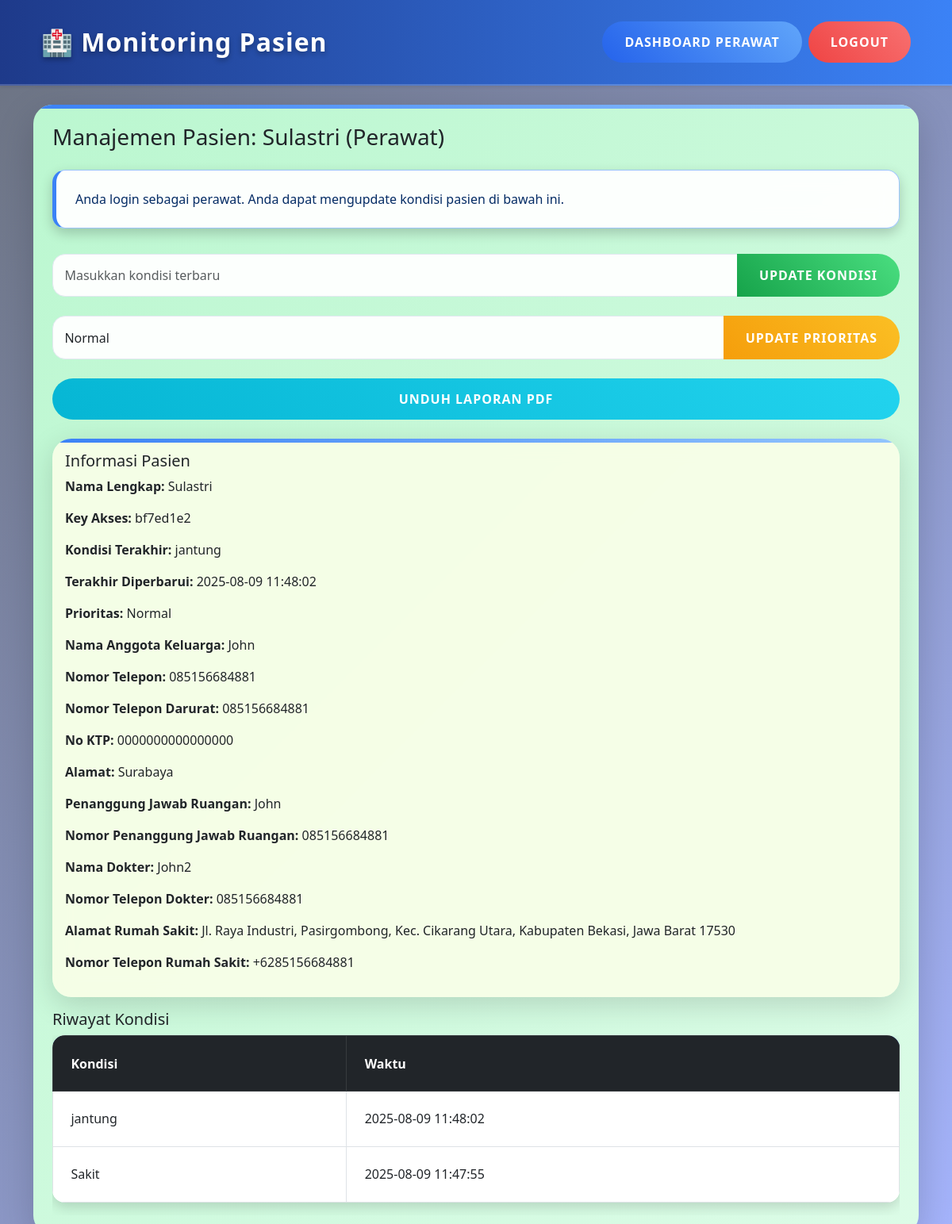
Page /patient/2 (signed in) on the committed database.
### tables this page shows
CREATE TABLE patient (
                    id INTEGER PRIMARY KEY AUTOINCREMENT,
                    name TEXT NOT NULL,
                    access_key TEXT NOT NULL,
                    condition TEXT,
                    family_member_name TEXT,
                    phone_number TEXT,
                    emergency_phone_number TEXT,
                    id_card_number TEXT,
                    address TEXT,
                    room_responsible_person TEXT,
                    room_responsible_phone TEXT,
                    doctor_name TEXT,
                    doctor_phone TEXT,
                    priority INTEGER DEFAULT 0,
                    last_updated TEXT
                );

CREATE TABLE hospital (
                    id INTEGER PRIMARY KEY AUTOINCREMENT,
                    address TEXT NOT NULL,
                    phone_number TEXT NOT NULL
                );

CREATE TABLE condition_history (
                    id INTEGER PRIMARY KEY AUTOINCREMENT,
                    patient_id INTEGER,
                    condition TEXT,
                    timestamp TEXT,
                    FOREIGN KEY (patient_id) REFERENCES patient(id)
                );

### app.py (the view, shortened to what this page needs)
@app.route('/patient/<int:patient_id>', methods=['GET', 'POST'])
def patient_detail(patient_id):
    if 'nurse' not in session:
        flash("Hanya perawat yang dapat mengakses halaman ini!", "warning")
        return redirect(url_for('access_patient', patient_id=patient_id))
    conn = sqlite3.connect('database.db')
    c = conn.cursor()
    c.execute("SELECT * FROM patient WHERE id=?", (patient_id,))
    patient = c.fetchone()
    c.execute("SELECT condition, timestamp FROM condition_history WHERE patient_id=? ORDER BY timestamp DESC", (patient_id,))
    history = c.fetchall()
    c.execute("SELECT address, phone_number FROM hospital WHERE id=1")
    hospital = c.fetchone()
    conn.close()
    if not patient:
        flash("Pasien tidak ditemukan!", "danger")
        return redirect(url_for('nurse_dashboard'))
    return render_template('patient_detail.html', patient=patient, history=history, hospital=hospital)

### templates/patient_detail.html (shortened to what this page needs)
{% extends "base.html" %}
{% block content %}
<div class="card shadow-lg p-4 nurse-view">
    <h3 class="mb-4">Manajemen Pasien: {{ patient[1] }} (Perawat)</h3>
    <div class="alert alert-primary" role="alert">
        Anda login sebagai perawat. Anda dapat mengupdate kondisi pasien di bawah ini.
    </div>
    <form method="POST" class="mb-4" id="conditionForm">
        <div class="input-group">
            <input type="text" name="condition" class="form-control shake-on-focus" placeholder="Masukkan kondisi terbaru" required>
            <button type="submit" class="btn btn-success">Update Kondisi</button>
        </div>
    </form>
    <form method="POST" class="mb-4">
        <div class="input-group">
            <select name="priority" class="form-control">
                <option value="0" {% if patient[13] == 0 %}selected{% endif %}>Normal</option>
            </select>
            <button type="submit" class="btn btn-warning">Update Prioritas</button>
        </div>
    </form>
    <a href="{{ url_for('generate_report', patient_id=patient[0]) }}" class="btn btn-info mb-4">Unduh Laporan PDF</a>
    <div class="card mb-3">
        <div class="card-body" id="patient-info">
            <h5 class="card-title">Informasi Pasien</h5>
            <p><strong>Nama Lengkap:</strong> {{ patient[1] }}</p>
            <p><strong>Key Akses:</strong> {{ patient[2] }}</p>
            <p><strong>Kondisi Terakhir:</strong> {{ patient[3] if patient[3] else 'Belum ada kondisi terbaru' }}</p>
            <p><strong>Terakhir Diperbarui:</strong> {{ patient[14] if patient[14] else '-' }}</p>
            <p><strong>Prioritas:</strong>
                {% if patient[13] == 2 %}
                    Tinggi
                {% elif patient[13] == 1 %}
                    Sedang
                {% else %}
                    Normal
                {% endif %}
            </p>
            <p><strong>Nama Anggota Keluarga:</strong> {{ patient[4] if patient[4] else '-' }}</p>
            <p><strong>Nomor Telepon:</strong> {{ patient[5] if patient[5] else '-' }}</p>
            <p><strong>Nomor Telepon Darurat:</strong> {{ patient[6] if patient[6] else '-' }}</p>
            <p><strong>No KTP:</strong> {{ patient[7] if patient[7] else '-' }}</p>
            <p><strong>Alamat:</strong> {{ patient[8] if patient[8] else '-' }}</p>
            <p><strong>Penanggung Jawab Ruangan:</strong> {{ patient[9] if patient[9] else '-' }}</p>
            <p><strong>Nomor Penanggung Jawab Ruangan:</strong> {{ patient[10] if patient[10] else '-' }}</p>
            <p><strong>Nama Dokter:</strong> {{ patient[11] if patient[11] else '-' }}</p>
            <p><strong>Nomor Telepon Dokter:</strong> {{ patient[12] if patient[12] else '-' }}</p>
            <p><strong>Alamat Rumah Sakit:</strong> {{ hospital[0] }}</p>
            <p><strong>Nomor Telepon Rumah Sakit:</strong> {{ hospital[1] }}</p>
        </div>
    </div>
    <h5>Riwayat Kondisi</h5>
    <div class="table-responsive">
        <table class="table table-bordered table-hover" id="history-table">
            <thead class="table-dark">
                <tr>
                    <th>Kondisi</th>
                    <th>Waktu</th>
                </tr>
            </thead>
            <tbody id="history-table-body">
                {% for entry in history %}
                <tr>
                    <td>{{ entry[0] }}</td>
                    <td>{{ entry[1] }}</td>
                </tr>
                {% else %}
                <tr>
                    <td colspan="2" class="text-center">Belum ada riwayat kondisi.</td>
                </tr>
                {% endfor %}
            </tbody>
        </table>
    </div>
</div>
{% endblock %}

### static/style.css (style rules this page uses)
body { background: linear-gradient(135deg, #6b7280 0%, #a5b4fc 100%); font-family: 'Poppins', 'Segoe UI', Tahoma, Geneva, Verdana, sans-serif; min-height: 100vh; margin: 0; display: flex; flex-direction: column; color: #1f2937; overflow-x: hidden; background-attachment: fixed; }
.card { border: none; border-radius: 24px; background: rgba(255, 255, 255, 0.9); backdrop-filter: blur(15px); box-shadow: 0 10px 36px rgba(0, 0, 0, 0.15); transition: transform 0.5s ease, box-shadow 0.5s ease; overflow: hidden; animation: fadeInUp 0.8s ease-out; position: relative; }
.card::before { content: ''; position: absolute; top: 0; left: 0; width: 100%; height: 5px; background: linear-gradient(90deg, #3b82f6, #93c5fd); border-radius: 24px 24px 0 0; }
.btn { border-radius: 50px; padding: 14px 28px; font-weight: 700; text-transform: uppercase; letter-spacing: 1px; position: relative; overflow: hidden; transition: all 0.4s ease; z-index: 1; }
.btn::before { content: ''; position: absolute; top: 50%; left: 50%; width: 0; height: 0; background: rgba(255, 255, 255, 0.5); border-radius: 50%; transform: translate(-50%, -50%); transition: width 0.6s ease, height 0.6s ease; z-index: -1; }
.btn-success { background: linear-gradient(45deg, #16a34a, #4ade80); border: none; color: #ffffff; }
.btn-info { background: linear-gradient(45deg, #06b6d4, #22d3ee); border: none; color: #ffffff; }
.btn-warning { background: linear-gradient(45deg, #f59e0b, #fbbf24); border: none; color: #ffffff; }
.alert { border-radius: 16px; margin-bottom: 2rem; padding: 1.5rem; background: rgba(255, 255, 255, 0.95); backdrop-filter: blur(12px); box-shadow: 0 6px 16px rgba(0, 0, 0, 0.2); position: relative; z-index: 1000; animation: slideInRight 0.6s ease; border-left: 5px solid #3b82f6; }
.table { border-radius: 16px; overflow: hidden; background: rgba(255, 255, 255, 0.97); box-shadow: 0 6px 16px rgba(0, 0, 0, 0.15); }
.table thead { background: linear-gradient(45deg, #1e3a8a, #3b82f6); color: #ffffff; }
.table th, .table td { vertical-align: middle; padding: 1.4rem; }
.form-control, .form-select { border-radius: 16px; border: 1px solid #e2e8f0; padding: 0.9rem; background: rgba(255, 255, 255, 0.95); transition: all 0.4s ease; }
.nurse-view { background: linear-gradient(135deg, #bbf7d0 0%, #dcfce7 100%); }
.nurse-view .card { background: rgba(247, 254, 231, 0.95); backdrop-filter: blur(12px); }

### rows in the picture
patient: name "Sulastri", priority "Normal", access_key "bf7ed1e2", condition "jantung", last_updated "2025-08-09 11:48:02", family_member_name "John", phone_number "085156684881", emergency_phone_number "085156684881", id_card_number "0000000000000000", address "Surabaya", room_responsible_person "John", room_responsible_phone "085156684881", doctor_name "John2", doctor_phone "085156684881"
hospital: address "Jl. Raya Industri, Pasirgombong, Kec. Cikarang Utara, Kabupaten Bekasi, Jawa Barat 17530", phone_number "+6285156684881"
condition_history: condition "jantung", timestamp "2025-08-09 11:48:02"
condition_history: condition "Sakit", timestamp "2025-08-09 11:47:55"
